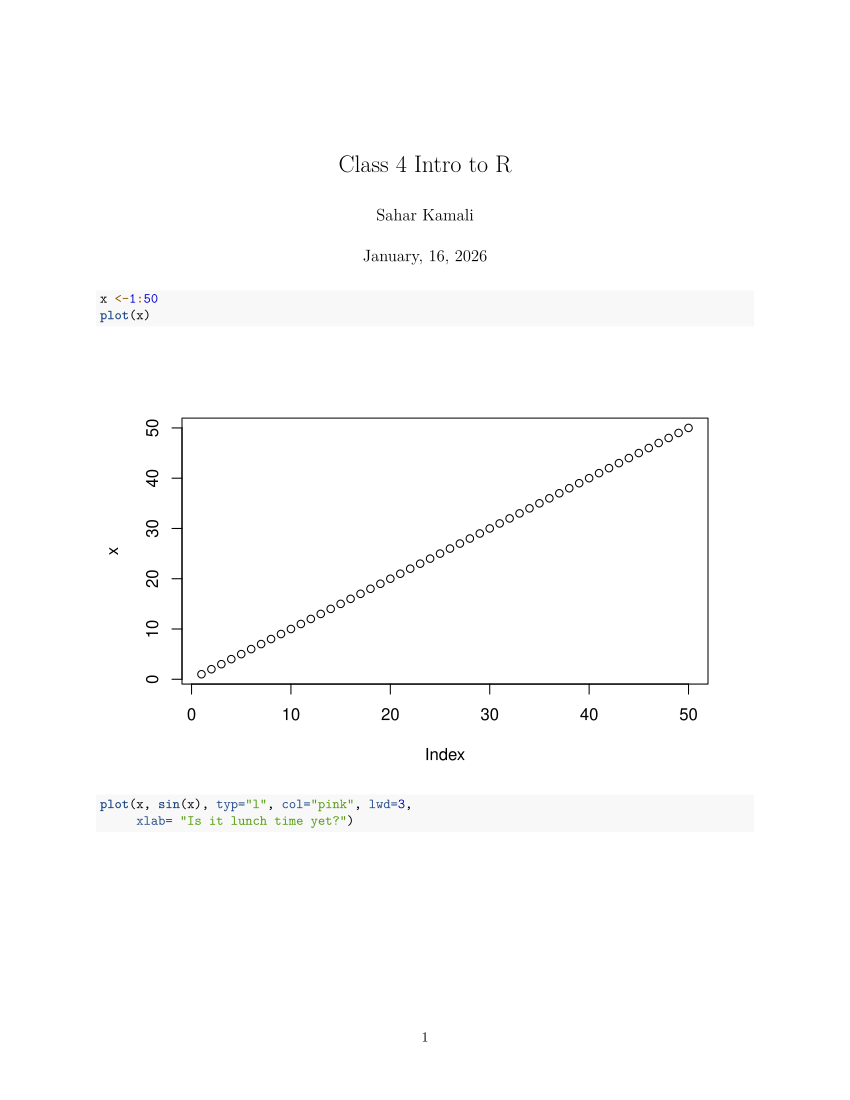

Write R code to recreate this figure.
#' ---
#' title: "Class 4 Intro to R"
#' author: "Sahar Kamali"
#' date: "January, 16, 2026 "
#' ---

x <-1:50
plot(x)
plot(x, sin(x), typ="l", col="pink", lwd=3, 
     xlab= "Is it lunch time yet?")
